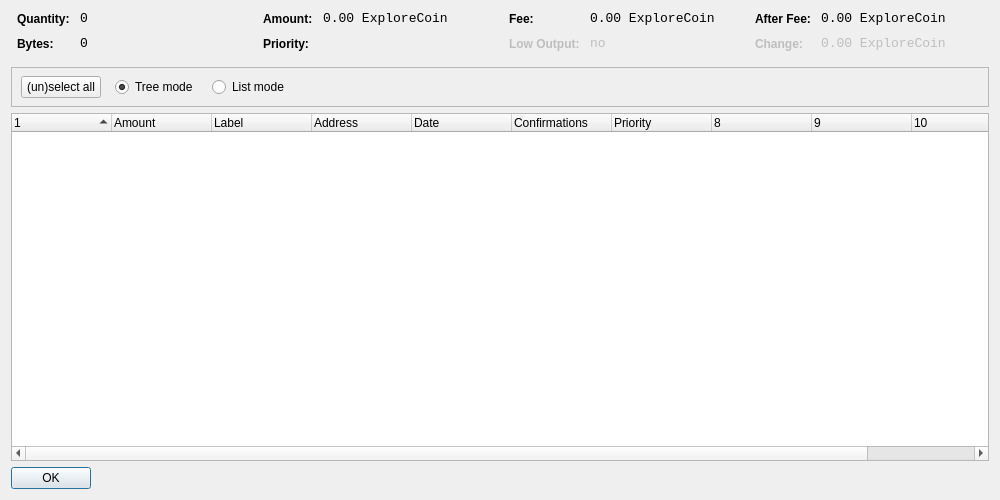
<?xml version="1.0" encoding="UTF-8"?>
<ui version="4.0">
 <class>CoinControlDialog</class>
 <widget class="QDialog" name="CoinControlDialog">
  <property name="geometry">
   <rect>
    <x>0</x>
    <y>0</y>
    <width>1000</width>
    <height>500</height>
   </rect>
  </property>
  <property name="windowTitle">
   <string>Coin Control</string>
  </property>
  <layout class="QVBoxLayout" name="verticalLayout">
   <item>
    <layout class="QHBoxLayout" name="horizontalLayoutTop" stretch="0,0,0,0">
     <property name="topMargin">
      <number>0</number>
     </property>
     <property name="bottomMargin">
      <number>10</number>
     </property>
     <item>
      <layout class="QFormLayout" name="formLayoutCoinControl1">
       <property name="horizontalSpacing">
        <number>10</number>
       </property>
       <property name="verticalSpacing">
        <number>10</number>
       </property>
       <property name="leftMargin">
        <number>6</number>
       </property>
       <property name="rightMargin">
        <number>6</number>
       </property>
       <item row="0" column="0">
        <widget class="QLabel" name="labelCoinControlQuantityText">
         <property name="styleSheet">
          <string notr="true">font-weight:bold;</string>
         </property>
         <property name="text">
          <string>Quantity:</string>
         </property>
        </widget>
       </item>
       <item row="0" column="1">
        <widget class="QLabel" name="labelCoinControlQuantity">
         <property name="font">
          <font>
           <family>Monospace</family>
           <pointsize>10</pointsize>
          </font>
         </property>
         <property name="cursor">
          <cursorShape>IBeamCursor</cursorShape>
         </property>
         <property name="contextMenuPolicy">
          <enum>Qt::ActionsContextMenu</enum>
         </property>
         <property name="text">
          <string notr="true">0</string>
         </property>
         <property name="textInteractionFlags">
          <set>Qt::LinksAccessibleByMouse|Qt::TextSelectableByKeyboard|Qt::TextSelectableByMouse</set>
         </property>
        </widget>
       </item>
       <item row="1" column="0">
        <widget class="QLabel" name="labelCoinControlBytesText">
         <property name="styleSheet">
          <string notr="true">font-weight:bold;</string>
         </property>
         <property name="text">
          <string>Bytes:</string>
         </property>
        </widget>
       </item>
       <item row="1" column="1">
        <widget class="QLabel" name="labelCoinControlBytes">
         <property name="font">
          <font>
           <family>Monospace</family>
           <pointsize>10</pointsize>
          </font>
         </property>
         <property name="cursor">
          <cursorShape>IBeamCursor</cursorShape>
         </property>
         <property name="contextMenuPolicy">
          <enum>Qt::ActionsContextMenu</enum>
         </property>
         <property name="text">
          <string notr="true">0</string>
         </property>
         <property name="textInteractionFlags">
          <set>Qt::LinksAccessibleByMouse|Qt::TextSelectableByKeyboard|Qt::TextSelectableByMouse</set>
         </property>
        </widget>
       </item>
      </layout>
     </item>
     <item>
      <layout class="QFormLayout" name="formLayoutCoinControl2">
       <property name="horizontalSpacing">
        <number>10</number>
       </property>
       <property name="verticalSpacing">
        <number>10</number>
       </property>
       <property name="leftMargin">
        <number>6</number>
       </property>
       <property name="rightMargin">
        <number>6</number>
       </property>
       <item row="0" column="0">
        <widget class="QLabel" name="labelCoinControlAmountText">
         <property name="styleSheet">
          <string notr="true">font-weight:bold;</string>
         </property>
         <property name="text">
          <string>Amount:</string>
         </property>
        </widget>
       </item>
       <item row="0" column="1">
        <widget class="QLabel" name="labelCoinControlAmount">
         <property name="font">
          <font>
           <family>Monospace</family>
           <pointsize>10</pointsize>
          </font>
         </property>
         <property name="cursor">
          <cursorShape>IBeamCursor</cursorShape>
         </property>
         <property name="contextMenuPolicy">
          <enum>Qt::ActionsContextMenu</enum>
         </property>
         <property name="text">
          <string notr="true">0.00 ExploreCoin</string>
         </property>
         <property name="textInteractionFlags">
          <set>Qt::LinksAccessibleByMouse|Qt::TextSelectableByKeyboard|Qt::TextSelectableByMouse</set>
         </property>
        </widget>
       </item>
       <item row="1" column="0">
        <widget class="QLabel" name="labelCoinControlPriorityText">
         <property name="styleSheet">
          <string notr="true">font-weight:bold;</string>
         </property>
         <property name="text">
          <string>Priority:</string>
         </property>
        </widget>
       </item>
       <item row="1" column="1">
        <widget class="QLabel" name="labelCoinControlPriority">
         <property name="font">
          <font>
           <family>Monospace</family>
           <pointsize>10</pointsize>
          </font>
         </property>
         <property name="cursor">
          <cursorShape>IBeamCursor</cursorShape>
         </property>
         <property name="contextMenuPolicy">
          <enum>Qt::ActionsContextMenu</enum>
         </property>
         <property name="text">
          <string/>
         </property>
         <property name="textInteractionFlags">
          <set>Qt::LinksAccessibleByMouse|Qt::TextSelectableByKeyboard|Qt::TextSelectableByMouse</set>
         </property>
        </widget>
       </item>
      </layout>
     </item>
     <item>
      <layout class="QFormLayout" name="formLayoutCoinControl3">
       <property name="horizontalSpacing">
        <number>10</number>
       </property>
       <property name="verticalSpacing">
        <number>10</number>
       </property>
       <property name="leftMargin">
        <number>6</number>
       </property>
       <property name="rightMargin">
        <number>6</number>
       </property>
       <item row="0" column="0">
        <widget class="QLabel" name="labelCoinControlFeeText">
         <property name="styleSheet">
          <string notr="true">font-weight:bold;</string>
         </property>
         <property name="text">
          <string>Fee:</string>
         </property>
        </widget>
       </item>
       <item row="0" column="1">
        <widget class="QLabel" name="labelCoinControlFee">
         <property name="font">
          <font>
           <family>Monospace</family>
           <pointsize>10</pointsize>
          </font>
         </property>
         <property name="cursor">
          <cursorShape>IBeamCursor</cursorShape>
         </property>
         <property name="contextMenuPolicy">
          <enum>Qt::ActionsContextMenu</enum>
         </property>
         <property name="text">
          <string notr="true">0.00 ExploreCoin</string>
         </property>
         <property name="textInteractionFlags">
          <set>Qt::LinksAccessibleByMouse|Qt::TextSelectableByKeyboard|Qt::TextSelectableByMouse</set>
         </property>
        </widget>
       </item>
       <item row="1" column="0">
        <widget class="QLabel" name="labelCoinControlLowOutputText">
         <property name="enabled">
          <bool>false</bool>
         </property>
         <property name="styleSheet">
          <string notr="true">font-weight:bold;</string>
         </property>
         <property name="text">
          <string>Low Output:</string>
         </property>
        </widget>
       </item>
       <item row="1" column="1">
        <widget class="QLabel" name="labelCoinControlLowOutput">
         <property name="enabled">
          <bool>false</bool>
         </property>
         <property name="font">
          <font>
           <family>Monospace</family>
           <pointsize>10</pointsize>
          </font>
         </property>
         <property name="cursor">
          <cursorShape>IBeamCursor</cursorShape>
         </property>
         <property name="contextMenuPolicy">
          <enum>Qt::ActionsContextMenu</enum>
         </property>
         <property name="text">
          <string notr="true">no</string>
         </property>
         <property name="textInteractionFlags">
          <set>Qt::LinksAccessibleByMouse|Qt::TextSelectableByKeyboard|Qt::TextSelectableByMouse</set>
         </property>
        </widget>
       </item>
      </layout>
     </item>
     <item>
      <layout class="QFormLayout" name="formLayoutCoinControl4">
       <property name="horizontalSpacing">
        <number>10</number>
       </property>
       <property name="verticalSpacing">
        <number>10</number>
       </property>
       <property name="leftMargin">
        <number>6</number>
       </property>
       <property name="rightMargin">
        <number>6</number>
       </property>
       <item row="0" column="0">
        <widget class="QLabel" name="labelCoinControlAfterFeeText">
         <property name="styleSheet">
          <string notr="true">font-weight:bold;</string>
         </property>
         <property name="text">
          <string>After Fee:</string>
         </property>
        </widget>
       </item>
       <item row="0" column="1">
        <widget class="QLabel" name="labelCoinControlAfterFee">
         <property name="font">
          <font>
           <family>Monospace</family>
           <pointsize>10</pointsize>
          </font>
         </property>
         <property name="cursor">
          <cursorShape>IBeamCursor</cursorShape>
         </property>
         <property name="contextMenuPolicy">
          <enum>Qt::ActionsContextMenu</enum>
         </property>
         <property name="text">
          <string notr="true">0.00 ExploreCoin</string>
         </property>
         <property name="textInteractionFlags">
          <set>Qt::LinksAccessibleByMouse|Qt::TextSelectableByKeyboard|Qt::TextSelectableByMouse</set>
         </property>
        </widget>
       </item>
       <item row="1" column="0">
        <widget class="QLabel" name="labelCoinControlChangeText">
         <property name="enabled">
          <bool>false</bool>
         </property>
         <property name="styleSheet">
          <string notr="true">font-weight:bold;</string>
         </property>
         <property name="text">
          <string>Change:</string>
         </property>
        </widget>
       </item>
       <item row="1" column="1">
        <widget class="QLabel" name="labelCoinControlChange">
         <property name="enabled">
          <bool>false</bool>
         </property>
         <property name="font">
          <font>
           <family>Monospace</family>
           <pointsize>10</pointsize>
          </font>
         </property>
         <property name="cursor">
          <cursorShape>IBeamCursor</cursorShape>
         </property>
         <property name="contextMenuPolicy">
          <enum>Qt::ActionsContextMenu</enum>
         </property>
         <property name="text">
          <string notr="true">0.00 ExploreCoin</string>
         </property>
         <property name="textInteractionFlags">
          <set>Qt::LinksAccessibleByMouse|Qt::TextSelectableByKeyboard|Qt::TextSelectableByMouse</set>
         </property>
        </widget>
       </item>
      </layout>
     </item>
    </layout>
   </item>
   <item>
    <widget class="QFrame" name="frame">
     <property name="minimumSize">
      <size>
       <width>0</width>
       <height>40</height>
      </size>
     </property>
     <property name="frameShape">
      <enum>QFrame::StyledPanel</enum>
     </property>
     <property name="frameShadow">
      <enum>QFrame::Sunken</enum>
     </property>
     <widget class="QWidget" name="horizontalLayoutWidget">
      <property name="geometry">
       <rect>
        <x>10</x>
        <y>0</y>
        <width>781</width>
        <height>41</height>
       </rect>
      </property>
      <layout class="QHBoxLayout" name="horizontalLayoutPanel" stretch="0,0,0,0,0">
       <property name="spacing">
        <number>14</number>
       </property>
       <item>
        <widget class="QPushButton" name="pushButtonSelectAll">
         <property name="sizePolicy">
          <sizepolicy hsizetype="Maximum" vsizetype="Fixed">
           <horstretch>0</horstretch>
           <verstretch>0</verstretch>
          </sizepolicy>
         </property>
         <property name="text">
          <string>(un)select all</string>
         </property>
        </widget>
       </item>
       <item>
        <widget class="QRadioButton" name="radioTreeMode">
         <property name="sizePolicy">
          <sizepolicy hsizetype="Maximum" vsizetype="Fixed">
           <horstretch>0</horstretch>
           <verstretch>0</verstretch>
          </sizepolicy>
         </property>
         <property name="text">
          <string>Tree mode</string>
         </property>
         <property name="checked">
          <bool>true</bool>
         </property>
        </widget>
       </item>
       <item>
        <widget class="QRadioButton" name="radioListMode">
         <property name="sizePolicy">
          <sizepolicy hsizetype="Maximum" vsizetype="Fixed">
           <horstretch>0</horstretch>
           <verstretch>0</verstretch>
          </sizepolicy>
         </property>
         <property name="text">
          <string>List mode</string>
         </property>
        </widget>
       </item>
       <item>
        <spacer name="horizontalSpacer">
         <property name="orientation">
          <enum>Qt::Horizontal</enum>
         </property>
         <property name="sizeHint" stdset="0">
          <size>
           <width>40</width>
           <height>20</height>
          </size>
         </property>
        </spacer>
       </item>
      </layout>
     </widget>
    </widget>
   </item>
   <item>
    <widget class="CoinControlTreeWidget" name="treeWidget">
     <property name="contextMenuPolicy">
      <enum>Qt::CustomContextMenu</enum>
     </property>
     <property name="sortingEnabled">
      <bool>false</bool>
     </property>
     <property name="columnCount">
      <number>11</number>
     </property>
     <attribute name="headerShowSortIndicator" stdset="0">
      <bool>true</bool>
     </attribute>
     <attribute name="headerStretchLastSection">
      <bool>false</bool>
     </attribute>
     <column>
      <property name="text">
       <string/>
      </property>
     </column>
     <column>
      <property name="text">
       <string>Amount</string>
      </property>
     </column>
     <column>
      <property name="text">
       <string>Label</string>
      </property>
     </column>
     <column>
      <property name="text">
       <string>Address</string>
      </property>
     </column>
     <column>
      <property name="text">
       <string>Date</string>
      </property>
     </column>
     <column>
      <property name="text">
       <string>Confirmations</string>
      </property>
      <property name="toolTip">
       <string>Confirmed</string>
      </property>
     </column>
     <column>
      <property name="text">
       <string>Priority</string>
      </property>
     </column>
     <column>
      <property name="text">
       <string/>
      </property>
     </column>
     <column>
      <property name="text">
       <string/>
      </property>
     </column>
     <column>
      <property name="text">
       <string/>
      </property>
     </column>
     <column>
      <property name="text">
       <string/>
      </property>
     </column>
    </widget>
   </item>
   <item>
    <widget class="QDialogButtonBox" name="buttonBox">
     <property name="sizePolicy">
      <sizepolicy hsizetype="Maximum" vsizetype="Fixed">
       <horstretch>0</horstretch>
       <verstretch>0</verstretch>
      </sizepolicy>
     </property>
     <property name="orientation">
      <enum>Qt::Horizontal</enum>
     </property>
     <property name="standardButtons">
      <set>QDialogButtonBox::Ok</set>
     </property>
    </widget>
   </item>
  </layout>
 </widget>
 <customwidgets>
  <customwidget>
   <class>CoinControlTreeWidget</class>
   <extends>QTreeWidget</extends>
   <header>coincontroltreewidget.h</header>
  </customwidget>
 </customwidgets>
 <resources/>
 <connections/>
</ui>
